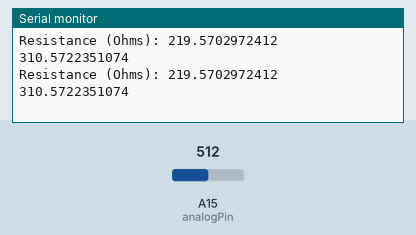
Recording of a sketch running on a simulated Arduino Mega 2560, built with avr-gcc and run on an emulated ATmega2560. Shown: the last lines printed to the serial monitor. The inputs (shaded band) are chosen by the test bench; at power-on: A15 (analogPin) = 512.

Above: at 1.8 s.
1.9 s: A15 (analogPin) set to 0
At 2.8 s:
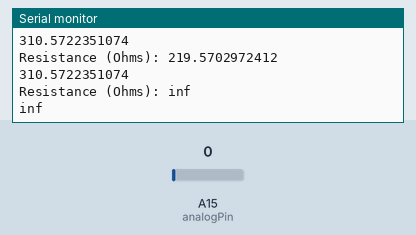
3.5 s: A15 (analogPin) set to 122
At 4.8 s:
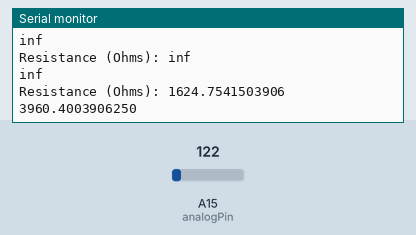

Measured:
- after the input at 1.9 s, the serial monitor: prints a new line after 0.11 s (image 1)
- after the input at 3.5 s, the serial monitor: prints a new line after 0.51 s (image 2)

The sketch:

test.ino
```cpp
const int analogPin = A15; // Pin connected to the thermistor/voltage divider
const float referenceVoltage = 5.0; // Reference voltage of Arduino (in volts)
const float R_known = 220.0; // Known resistor value in Ohms (change if using a different resistor)
const float R_thermistor_at_25C = 100.0; // Resistance of thermistor at 25°C (change as per your thermistor specification)


void setup() {
  Serial.begin(9600);
}

void loop() {
  int sensorValue = analogRead(analogPin);
  float voltage = (sensorValue / 1023.0) * referenceVoltage;

  // Calculate the thermistor resistance
  float R_thermistor = (R_known * (referenceVoltage - voltage)) / voltage;

  // You can then convert this resistance to temperature using the thermistor's datasheet or a thermistor equation.
  // For a simple approximation, you can use the Steinhart-Hart equation or a lookup table.

  Serial.print("Resistance (Ohms): ");
  Serial.println(R_thermistor, 10);
  // Add code here to convert resistance to temperature
  float Temperature = 1.0 / (3850 * pow(10,-6)) * ((R_thermistor / 100) - 1.0);
  // float Temperature = (1.0/(1.0/298.15 + (1.0/3499.0) * log(R_thermistor/1800.0)))-273.15;
  Serial.println(Temperature, 10);


  delay(1000);
}
```
